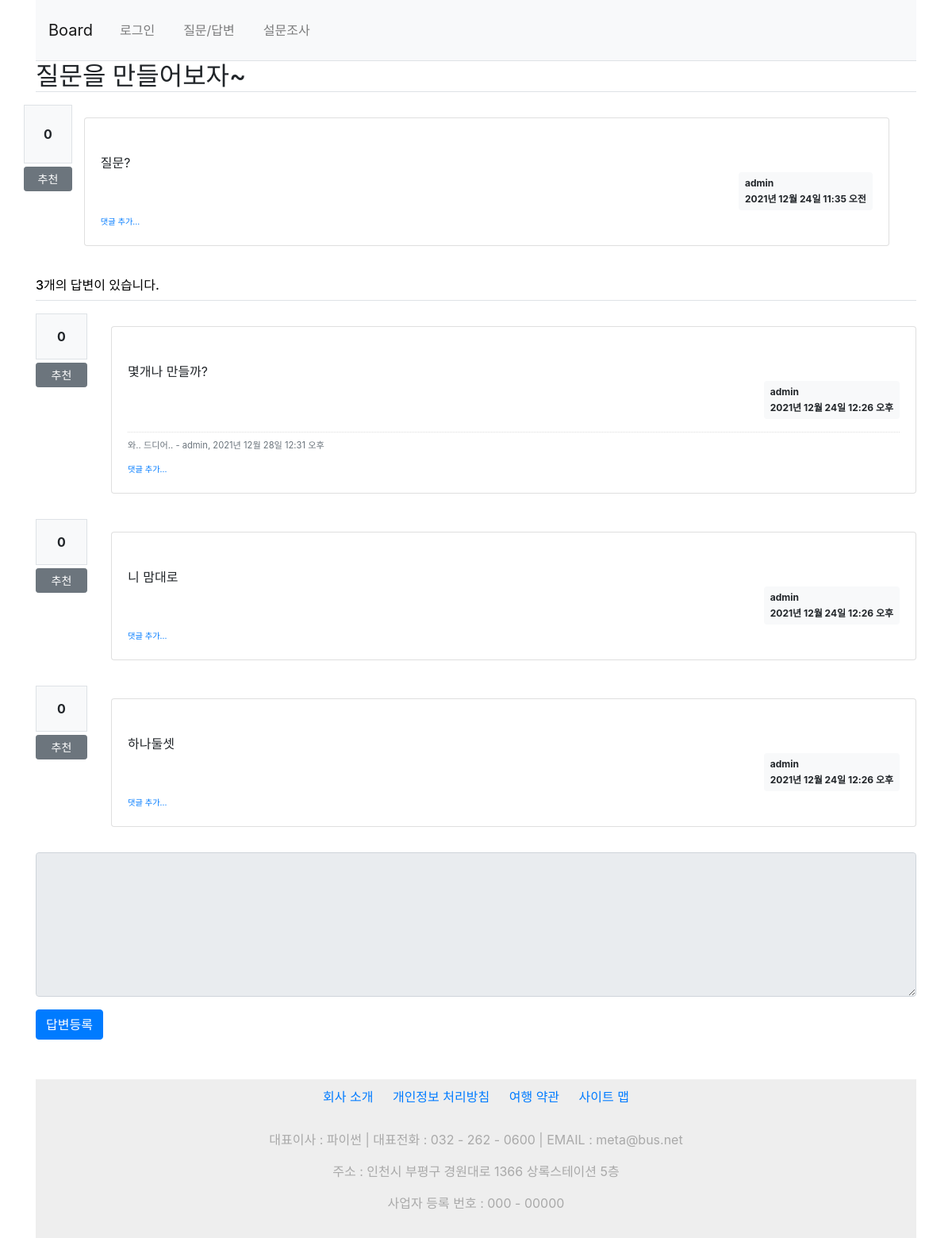
Page /board/17/ on the earlier database version.
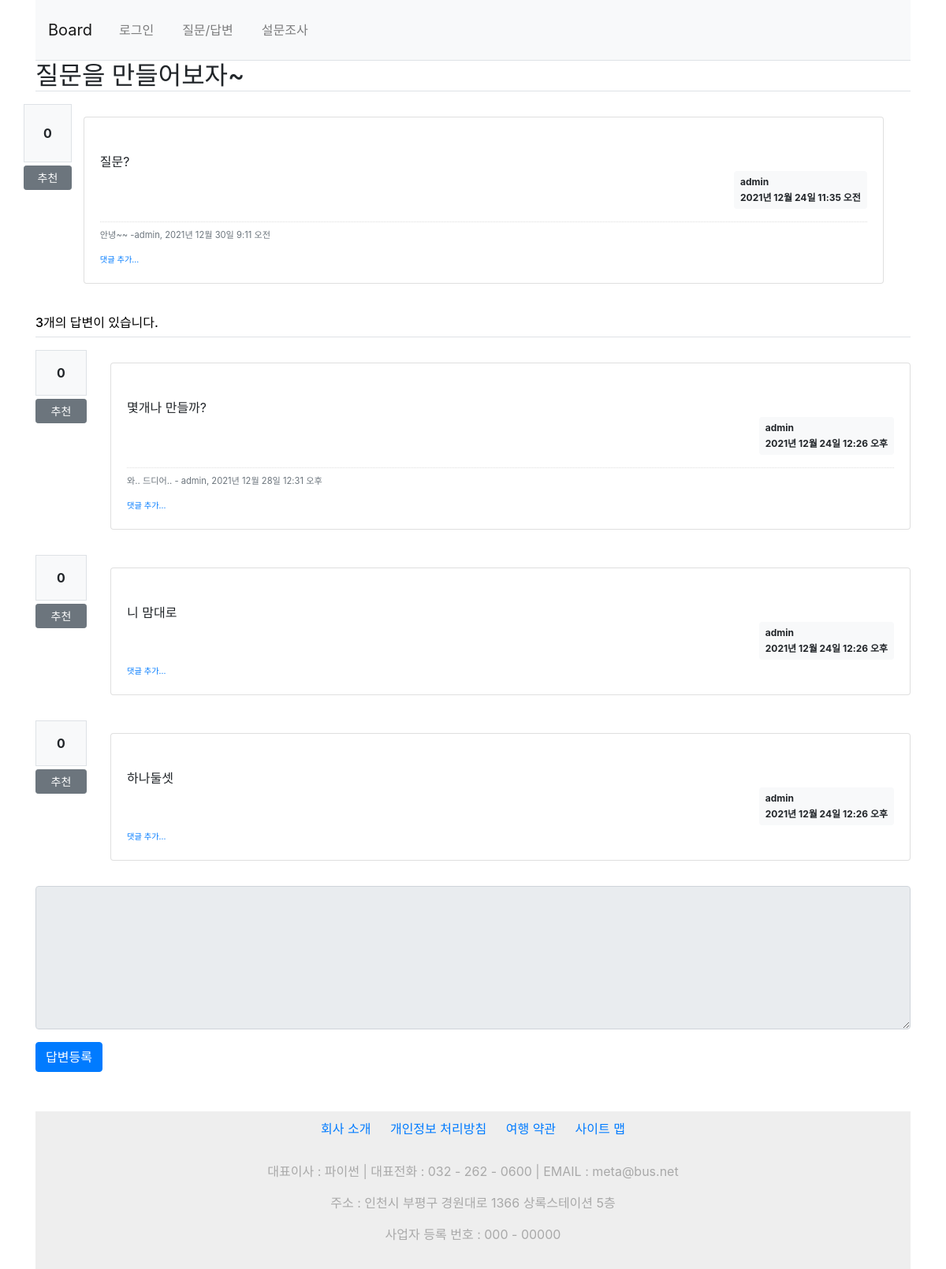
Same page on the later database version.
### board/models.py (models this page shows, shortened)
class Question(models.Model):
    author = models.ForeignKey(User, on_delete=models.CASCADE, related_name='author_question')
    subject = models.CharField(max_length=100)      #질문 제목
    content = models.TextField()                    #질문 내용
    create_date = models.DateTimeField()            #질문 작성일
    modify_date = models.DateTimeField(null=True, blank=True)            #질문 수정일
    voter = models.ManyToManyField(User, related_name='voter_question')            #추천수

class Answer(models.Model):
    author = models.ForeignKey(User, on_delete=models.CASCADE, related_name='author_answer')
    question = models.ForeignKey(Question, on_delete=models.CASCADE)    #외래키, 질문 제목
    content = models.TextField()                                        #답변 내용
    create_date = models.DateTimeField()                                #답변 작성일
    modify_date = models.DateTimeField(null=True, blank=True)
    voter = models.ManyToManyField(User, related_name='voter_answer')

class Comment(models.Model):
    author = models.ForeignKey(User, on_delete=models.CASCADE)      #댓글 글쓴이
    content = models.TextField()                                    #댓글 내용
    create_date = models.DateTimeField()                            #작성일
    modify_date = models.DateTimeField(null=True, blank=True)       #수정일
    question = models.ForeignKey(Question, null=True, blank=True, on_delete=models.CASCADE)     #질문
    answer = models.ForeignKey(Answer, null=True, blank=True, on_delete=models.CASCADE)         #답변

### board/views/base_views.py (the view)
# urls.py: path('<int:question_id>/', base_views.detail, name='detail'),                #질문/답변 상세
def detail(request, question_id):
    question = get_object_or_404(Question, pk = question_id)
    return render(request, 'board/detail.html', {'question':question})

### templates/board/detail.html (shortened to what this page needs)
{% extends 'base.html' %}
{% block content %}
    <h2 class = "border-bottom">{{ question.subject }}</h2>
    <div class="row my-3">
        <div class="cal-1">
            <div class="bg-light text-center p-4 border font-weight-bolder mb-1"> {{ question.voter.count }}</div>
            <a href="#" data-uri="{% url 'board:vote_question' question.id %}"
               class="recommend btn btn-sm btn-secondary btn-block my-1">추천</a>
        </div>
        <div class="col-11">
            <div class="card my-3">
            <div class="card-body">
                <div class="card-text" style="white-space:pre-line">
                    {{ question.content }}
                </div>
                <div class ="d-flex justify-content-end">
                    <div class="badge badge-light p-2 text-left">
                        <div class="mb-2">{{ question.author }}</div>
                        <div>{{ question.create_date }}</div>
                    </div>
                </div>
                {% if question.comment_set.count > 0%}
                <div class="mt-3">
                {% for comment in question.comment_set.all %}
                    <div class="comment py-2 text-muted">
                        <span style ="white-space: pre-line;">{{ comment.content }}</span>
                        <span>
                            -{{ comment.author }}, {{ comment.create_date }}
                        </span>
                    </div>
                {% endfor %}
                </div>
                {% endif %}
                <div>
                    <a href ="{% url 'board:comment_create_question' question.id %}" class="small"}><small>댓글 추가... </small></a>
                </div>
            </div>
        </div>
        </div>
    </div>
    <h5 class="border-bottom my-3 py-2">
        {{ question.answer_set.count }}개의 답변이 있습니다.
    </h5>
    {% for answer in question.answer_set.all %}
    <div class = "row my-3">
        <div class="col-1">
            <div class="bg-light text-center p-3 border font-weight-bolder mb-1">{{ answer.voter.count }}</div>
            <a href="#" data-uri="{% url 'board:vote_answer' answer.id %}"
               class="recommend btn btn-sm btn-secondary btn-block my-1">추천 </a>
        </div>
        <div class="col-11">
            <div class ="card my-3">
                <div class ="card-body">
                    <div class="card-text" style="white-space: pre-line">
                        {{ answer.content }}
                    </div>
                    <div class ="d-flex justify-content-end">
                        <div class="badge badge-light text-left p-2">
                            <div class="mb-2">{{ answer.author }}</div>
                            <div>{{ answer.create_date }}</div>
                        </div>
                    </div>
                    {% if answer.comment_set.count > 0 %}
                    <div class="mt-3">
                    {% for comment in answer.comment_set.all %}
                        <div class="comment py-2 text-muted">
                            <span style="white-space: pre-line;">{{ comment.content }}</span>
                            <span>
                                - {{ comment.author }}, {{ comment.create_date }}
                            </span>
                        </div>
                    {% endfor %}
                    </div>
                    {% endif %}
                    <div>
                        <a href = "{% url 'board:comment_create_answer' answer.id %}"
                           class="small"><small>댓글 추가...</small></a>
                    </div>
                </div>
            </div>
        </div>
    </div>
    {% endfor %}
    <form action = "{% url 'board:answer_create' question.id %}"
          method ="post" class="my-3">
        <div class="form-group">
            <textarea name ="content" id ="content"
                      class="form-control" rows="7"
                {% if not user.is_authenticated %}
                    disabled{% endif %}></textarea>
        </div>
        <input type ="submit" value="답변등록" class="btn btn-primary">
    </form>
{% endblock %}

### templates/base.html (shortened to what this page needs)
{% load static %}
<!DOCTYPE html>
<html lang="kor">
<head>
    <link rel="stylesheet" href="{% static 'board/css/bootstrap.css' %}">
    <link rel="stylesheet" href="{% static 'board/css/style.css' %}">
</head>
<body>
<div class="container">
    <nav class="navbar navbar-expand-lg navbar-light bg-light border-bottom">
        <a class="navbar-brand" href="{% url 'board:index' %}">Board</a>
        <div class="collapse navbar-collapse flex-grow-0" id="navbarNav">
            <ul class="navbar-nav">
                <li class="nav-item">
                    {% if user.is_authenticated %}
                    <a class="nav-link" href="{% url 'common:logout' %}">{{ user.username }} (로그아웃) </a>
                    {% else %}
                    <a class="nav-link" href="{% url 'common:login' %}">로그인</a>
                    {% endif %}
                </li>
                <li class="nav-item">
                   <a class="nav-link" href ="{% url 'board:boardlist' %}">질문/답변</a>
                </li>
                <li class="nav-item">
                   <a class="nav-link" href ="{% url 'poll:index' %}">설문조사</a>
                </li>
            </ul>
        </div>
    </nav>
    {% block content %}
    {% endblock %}
    {% include 'footer.html' %}
</div>
</body>
</html>

### templates/footer.html
<footer>
    <ul class="list-inline">
        <li><a href="#">회사 소개</a></li>
        <li><a href="#">개인정보 처리방침</a></li>
        <li><a href="#">여행 약관</a></li>
        <li><a href="#">사이트 맵</a></li>
    </ul>
    <address>
        <p> 대표이사 : 파이썬 | 대표전화 : 032 - 262 - 0600 | EMAIL : meta@bus.net </p>
        <p> 주소 : 인천시 부평구 경원대로 1366 상록스테이션 5층 </p>
        <p> 사업자 등록 번호 : 000 - 00000 </p>
    </address>
</footer>

### static/board/css/style.css (style rules this page uses)
h5 { color: black; font-size: 1em; }
ul li { list-style-type: none; margin: 10px; }
footer { height: 200px; background: #eee; margin-top: 50px; }
footer address { margin: 20px; text-align: center; color: darkgray }
footer .list-inline { text-align: center; }
footer .list-inline li { display: inline-block; margin: 10px; }

Differences in the rows shown:
added Comment: content "안녕~~", author "admin", create_date "2021년 12월 30일 9:11 오전", shown under "질문을 만들어보자~"
